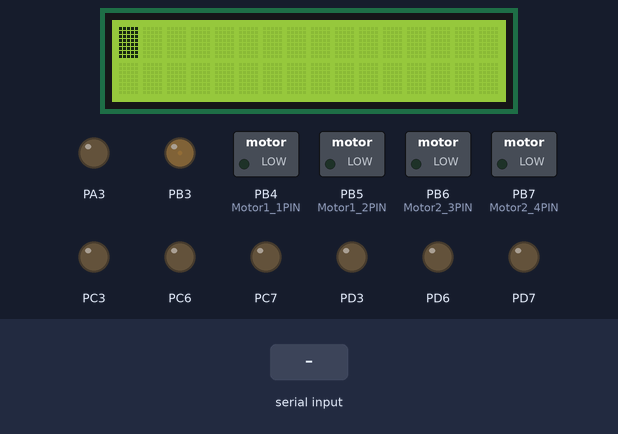
Bench run of a program on a simulated ATmega32, built with avr-gcc and emulated at 16 MHz. On the bench: 16×2 character LCD, switched loads named in the program (green lamp = pin HIGH), output pins drawn as LEDs (lit = HIGH). Wiring (inferred from the names in the program): character LCD (HD44780): RS PB1; R/W PB2; E PB0; data PA4, PA5, PA6, PA7. The test bench sets the inputs (shaded band). Pins used as bus, display or sensor lines are not drawn.

Above: at 1.5 s.
1.6 s: "NB\n" received over Serial
At 3.0 s:
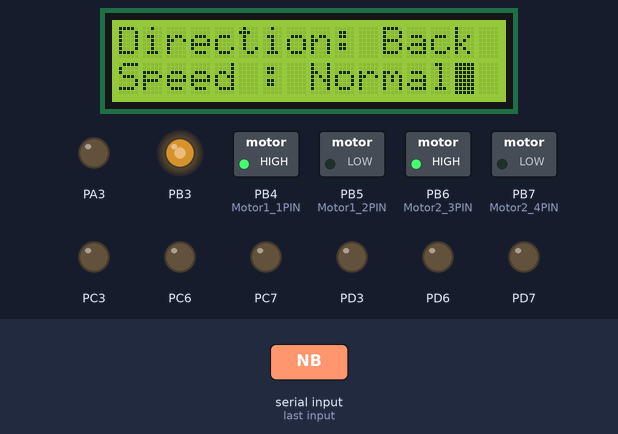
3.3 s: "NF\n" received over Serial
At 3.9 s:
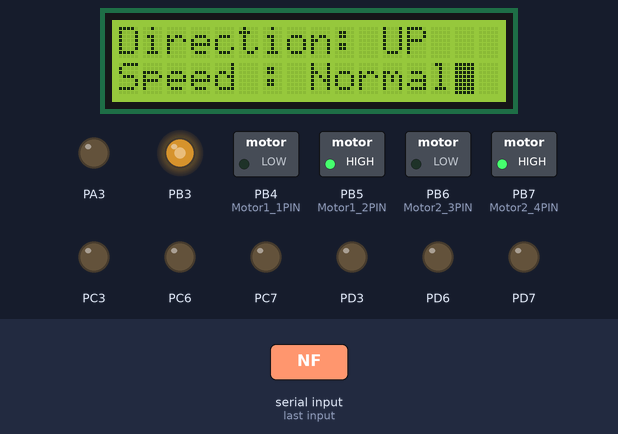
5.0 s: "NR\n" received over Serial
At 6.1 s:
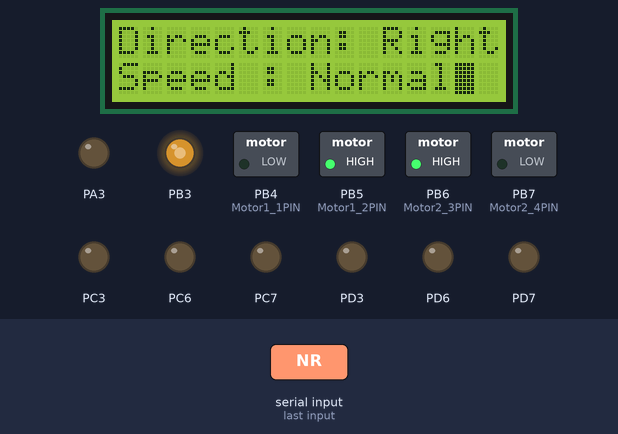
6.7 s: "NL\n" received over Serial
At 8.1 s:
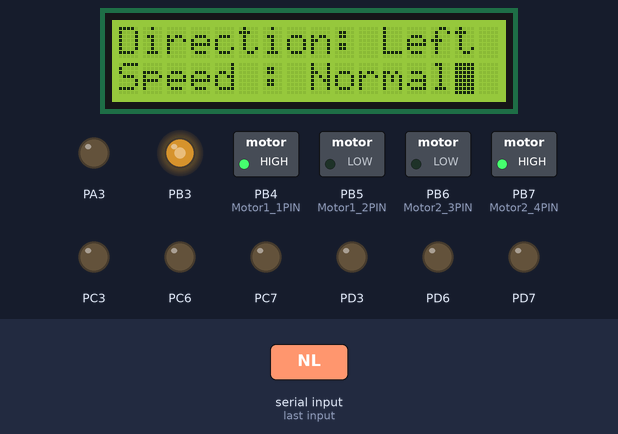
8.4 s: "DB\n" received over Serial
At 9.6 s:
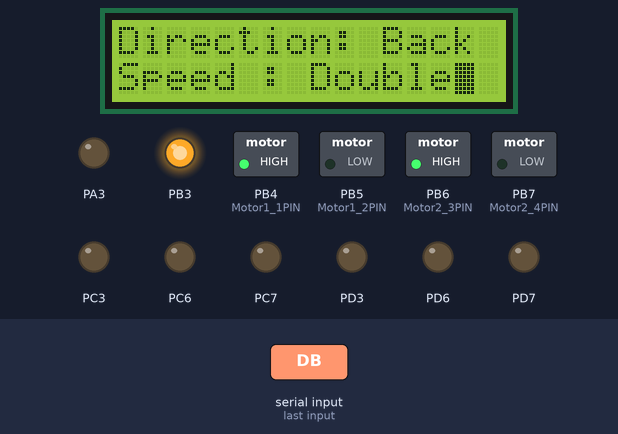
10.1 s: "DF\n" received over Serial
At 11.5 s:
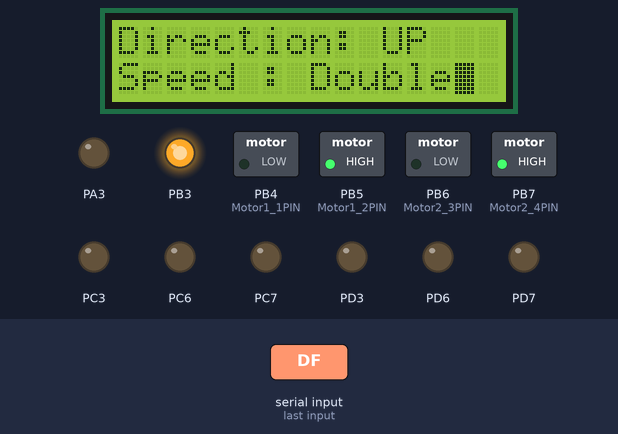
Timing chart, 0 to 12.8 s (numbered marks = the images above; inputs shaded):
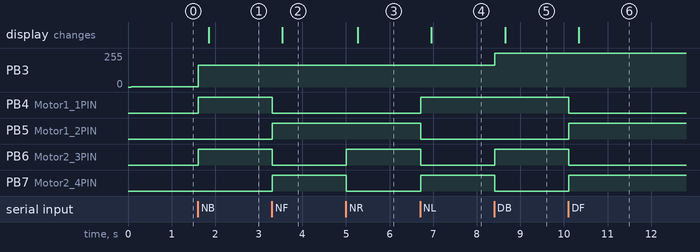

Measured:
- after the input at 1.6 s, PB3: 1/255 → 164/255 at once; PB4 (Motor1_1PIN), PB6 (Motor2_3PIN): LOW → HIGH at once; the display: changes after 0.26 s (image 1)
- after the input at 3.3 s, PB4 (Motor1_1PIN), PB6 (Motor2_3PIN): HIGH → LOW at once; PB5 (Motor1_2PIN), PB7 (Motor2_4PIN): LOW → HIGH at once; the display: changes after 0.24 s (image 2)
- after the input at 5.0 s, PB6 (Motor2_3PIN): LOW → HIGH at once; PB7 (Motor2_4PIN): HIGH → LOW at once; the display: changes after 0.27 s (image 3)
- after the input at 6.7 s, PB4 (Motor1_1PIN), PB7 (Motor2_4PIN): LOW → HIGH at once; PB5 (Motor1_2PIN), PB6 (Motor2_3PIN): HIGH → LOW at once; the display: changes after 0.26 s (image 4)
- after the input at 8.4 s, PB3: 164/255 → 254/255 at once; PB6 (Motor2_3PIN): LOW → HIGH at once; PB7 (Motor2_4PIN): HIGH → LOW at once; the display: changes after 0.26 s (image 5)
- after the input at 10.1 s, PB4 (Motor1_1PIN), PB6 (Motor2_3PIN): HIGH → LOW at once; PB5 (Motor1_2PIN), PB7 (Motor2_4PIN): LOW → HIGH at once; the display: changes after 0.24 s (image 6)

The program:

main.c
```c
/*
 * main.c
 *
 *  Created on: May 30, 2022
 *      Author: DELL
 */

#define CLW		37
#define ACLW	47
#define A		0
#define B		1
#define STOP	4

#include"../Libraries/stdTypes.h"
#include"../Libraries/errorState.h"

#include"../MCAL/DIO/DIO_int.h"
#include "../HAL/LCD/LCD_int.h"
#include "../MCAL/UART/UART_int.h"
#include "../HAL/DcMotor/DCMOTOR_Int.h"

#include <string.h>
#include <util/delay.h>


//************************************************************************Slave***********************************************************************

int main(void){

	DIO_enuInit();
	DCMOTOR_enuInit();
	UART_enuInit();
	LCD_enuInit();

	DIO_enuSetPinDirection(DIO_u8GROUP_D,DIO_u8PIN0,DIO_u8INPUT); 		// SET RX AS INPUT


	DCMOTOR_Start();

	u8 data[2];

	while (1)
	{

		_delay_ms(500);		//to make the reciever more accurate

		DCMOTOR_Start();
		UART_enuRecieveString(&data);		//recieving the data from Master


		if(strcmp(data , "NB")==0){		//for comparising between the recieving data and the condition

			LCD_enuSendCommand(0X01);		//for clearing the LCD
			DCMOTOR_enuSetSpeed(65);
			DCMOTOR_enuSetDirectionAndMotorNum(CLW,A);
			DCMOTOR_enuSetDirectionAndMotorNum(CLW,B);
			LCD_enuSendString("Direction: Back");
			LCD_enuGoToPosition(1,0);		//for moving from the first Row to the second Row
			LCD_enuSendString("Speed : Normal");

		}

		else if(strcmp(data , "NF")==0){

			LCD_enuSendCommand(0X01);
			DCMOTOR_enuSetSpeed(65);
			DCMOTOR_enuSetDirectionAndMotorNum(ACLW,A);
			DCMOTOR_enuSetDirectionAndMotorNum(ACLW,B);
			LCD_enuSendString("Direction: UP");
			LCD_enuGoToPosition(1,0);
			LCD_enuSendString("Speed : Normal");
		}
		else if(strcmp(data , "NR")==0){

			LCD_enuSendCommand(0X01);
			DCMOTOR_enuSetSpeed(65);
			DCMOTOR_enuSetDirectionAndMotorNum(ACLW,A);
			DCMOTOR_enuSetDirectionAndMotorNum(CLW,B);
			LCD_enuSendString("Direction: Right");
			LCD_enuGoToPosition(1,0);
			LCD_enuSendString("Speed : Normal");
		}
		else if(strcmp(data , "NL")==0){

			LCD_enuSendCommand(0X01);
			DCMOTOR_enuSetSpeed(65);
			DCMOTOR_enuSetDirectionAndMotorNum(CLW,A);
			DCMOTOR_enuSetDirectionAndMotorNum(ACLW,B);
			LCD_enuSendString("Direction: Left");
			LCD_enuGoToPosition(1,0);
			LCD_enuSendString("Speed : Normal");
		}
		else if(strcmp(data , "DB")==0){

			LCD_enuSendCommand(0X01);
			DCMOTOR_enuSetSpeed(100);
			DCMOTOR_enuSetDirectionAndMotorNum(CLW,A);
			DCMOTOR_enuSetDirectionAndMotorNum(CLW,B);
			LCD_enuSendString("Direction: Back");
			LCD_enuGoToPosition(1,0);
			LCD_enuSendString("Speed : Double");

		}

		else if(strcmp(data , "DF")==0){

			LCD_enuSendCommand(0X01);
			DCMOTOR_enuSetSpeed(100);
			DCMOTOR_enuSetDirectionAndMotorNum(ACLW,A);
			DCMOTOR_enuSetDirectionAndMotorNum(ACLW,B);
			LCD_enuSendString("Direction: UP");
			LCD_enuGoToPosition(1,0);
			LCD_enuSendString("Speed : Double");
		}
		else if(strcmp(data , "DR")==0){

			LCD_enuSendCommand(0X01);
			DCMOTOR_enuSetSpeed(100);
			DCMOTOR_enuSetDirectionAndMotorNum(ACLW,A);
			DCMOTOR_enuSetDirectionAndMotorNum(CLW,B);
			LCD_enuSendString("Direction: Right");
			LCD_enuGoToPosition(1,0);
			LCD_enuSendString("Speed : Double");
		}
		else if(strcmp(data , "DL")==0){

			LCD_enuSendCommand(0X01);
			DCMOTOR_enuSetSpeed(100);
			DCMOTOR_enuSetDirectionAndMotorNum(CLW,A);
			DCMOTOR_enuSetDirectionAndMotorNum(ACLW,B);
			LCD_enuSendString("Direction: Left");
			LCD_enuGoToPosition(1,0);
			LCD_enuSendString("Speed : Double");

		}
		else if(strcmp(data , "ST")==0){
			LCD_enuSendCommand(0X01);
			DCMOTOR_enuSetDirectionAndMotorNum(STOP,A);
			DCMOTOR_enuSetDirectionAndMotorNum(STOP,B);
			LCD_enuGoToPosition(0,7);		//for moving from the column num(0)to the column num(7)
			LCD_enuSendString("CAR");
			LCD_enuGoToPosition(1,3);		//for moving from the first Row to the second Row,from the column num(0)to the column num(3)
			LCD_enuSendString("IS STOPPED");


		}


	}

}
```

errorState.h
```c
/*
 * errorState.h
 *
 *  Created on: May 28, 2022
 *      Author: Ahmed El-Gaafrawy
 */

#ifndef ERRORSTATE_H_
#define ERRORSTATE_H_

typedef enum
{
	ES_OK,
	ES_NOK,
	ES_OUT_OF_RANGE,
	ES_NULL_POINTER
}ES_t;

#endif /* ERRORSTATE_H_ */
```

DCMOTOR_Config.h
```c
/*
 * DCMOTOR_Config.h
 *
 *  Created on: Aug 3, 2022
 *      Author: DELL
 */

#ifndef HAL_DCMOTOR_DCMOTOR_CONFIG_H_
#define HAL_DCMOTOR_DCMOTOR_CONFIG_H_

#define Motor1_1GRP			DIO_u8GROUP_B
#define Motor1_1PIN			DIO_u8PIN4			//DIO_u8PIN0
#define Motor1_2GRP			DIO_u8GROUP_B
#define Motor1_2PIN			DIO_u8PIN5			//DIO_u8PIN1

#define Motor2_3GRP			DIO_u8GROUP_B
#define Motor2_3PIN			DIO_u8PIN6			//DIO_u8PIN2
#define Motor2_4GRP			DIO_u8GROUP_B
#define Motor2_4PIN			DIO_u8PIN7			//DIO_u8PIN4


#endif /* HAL_DCMOTOR_DCMOTOR_CONFIG_H_ */
```

LCD_config.h
```c
/*
 * LCD_config.h
 *
 *  Created on: Jun 4, 2022
 *      Author: Ahmed El-Gaafrawy
 */

#ifndef HAL_LCD_LCD_CONFIG_H_
#define HAL_LCD_LCD_CONFIG_H_

/*			LCD MODE [  EIGHT_BIT     FOUR_BIT  ]      */
#define LCD_MODE 			FOUR_BIT

/*				Control Pins				*/
#define RS_GRP				DIO_u8GROUP_B
#define RS_PIN				DIO_u8PIN1

#define RW_GRP				DIO_u8GROUP_B
#define RW_PIN				DIO_u8PIN2

#define EN_GRP				DIO_u8GROUP_B
#define EN_PIN				DIO_u8PIN0					//DIO_u8PIN3

/* 					Data PIN			*/

#define D7_GRP				DIO_u8GROUP_A
#define D7_PIN				DIO_u8PIN7


#define D6_GRP				DIO_u8GROUP_A
#define D6_PIN				DIO_u8PIN6


#define D5_GRP				DIO_u8GROUP_A
#define D5_PIN				DIO_u8PIN5


#define D4_GRP				DIO_u8GROUP_A
#define D4_PIN				DIO_u8PIN4


#define D3_GRP				DIO_u8GROUP_C
#define D3_PIN				DIO_u8PIN3


#define D2_GRP				DIO_u8GROUP_C
#define D2_PIN				DIO_u8PIN7


#define D1_GRP				DIO_u8GROUP_C
#define D1_PIN				DIO_u8PIN6


#define D0_GRP				DIO_u8GROUP_C
#define D0_PIN				DIO_u8PIN0


#endif /* HAL_LCD_LCD_CONFIG_H_ */
```

DCMOTOR_Int.h
```c
/*
 * DCMOTOR_Int.h
 *
 *  Created on: Aug 3, 2022
 *      Author: DELL
 */

#ifndef HAL_DCMOTOR_DCMOTOR_INT_H_
#define HAL_DCMOTOR_DCMOTOR_INT_H_


ES_t DCMOTOR_enuInit(void);

ES_t DCMOTOR_enuSetDirectionAndMotorNum(u8 Copy_u8Direction,u8 Copy_u8MotorNumber);

ES_t DCMOTOR_enuSetSpeed(u8 Copy_u8Speed);

ES_t DCMOTOR_Start(void);

ES_t DCMOTOR_Stop(void);


#endif /* HAL_DCMOTOR_DCMOTOR_INT_H_ */
```

DCMOTOR_Priv.h
```c
/*
 * DCMOTOR_Priv.h
 *
 *  Created on: Aug 3, 2022
 *      Author: DELL
 */

#ifndef HAL_DCMOTOR_DCMOTOR_PRIV_H_
#define HAL_DCMOTOR_DCMOTOR_PRIV_H_

#define CLW		37
#define ACLW	47
#define A		0
#define B		1
#define STOP	4

#endif /* HAL_DCMOTOR_DCMOTOR_PRIV_H_ */
```

DCMOTOR_Prog.c
```c
/*
 * DCMOTOR_Prog.c
 *
 *  Created on: Aug 3, 2022
 *      Author: DELL
 */
#include"../../Libraries/errorState.h"
#include"../../Libraries/stdTypes.h"

#include "../../MCAL/DIO/DIO_int.h"
#include "../../MCAL/PWM0/PWM_Int.h"

#include"DCMOTOR_Config.h"
#include"DCMOTOR_Priv.h"

ES_t DCMOTOR_enuInit(void){
	ES_t Local_enuErrorState =ES_NOK;
	DIO_enuSetPinDirection(Motor1_1GRP,Motor1_1PIN,DIO_u8OUTPUT);
	DIO_enuSetPinDirection(Motor1_2GRP,Motor1_2PIN,DIO_u8OUTPUT);
	DIO_enuSetPinDirection(Motor2_3GRP,Motor2_3PIN,DIO_u8OUTPUT);
	DIO_enuSetPinDirection(Motor2_4GRP,Motor2_4PIN,DIO_u8OUTPUT);

	PWM0_enuInit();

	return Local_enuErrorState ;
}

ES_t DCMOTOR_enuSetDirectionAndMotorNum(u16 Copy_u8Direction,u8 Copy_u8MotorNumber){
	ES_t Local_enuErrorState =ES_NOK;

	switch (Copy_u8MotorNumber){
		case A :			//MOTOR A

			switch(Copy_u8Direction){
				case CLW :
					DIO_enuSetPinValue(Motor1_1GRP,Motor1_1PIN,DIO_u8HIGH);
					DIO_enuSetPinValue(Motor1_2GRP,Motor1_2PIN,DIO_u8LOW);
					break;

				case ACLW:
					DIO_enuSetPinValue(Motor1_1GRP,Motor1_1PIN,DIO_u8LOW);
					DIO_enuSetPinValue(Motor1_2GRP,Motor1_2PIN,DIO_u8HIGH);
					break;
				case STOP :
					DIO_enuSetPinValue(Motor1_1GRP,Motor1_1PIN,DIO_u8LOW);
					DIO_enuSetPinValue(Motor1_2GRP,Motor1_2PIN,DIO_u8LOW);
					break;

				default:
					break;
			}
			break;
		case B:					//MOTOR B
			switch(Copy_u8Direction){
				case CLW :
					DIO_enuSetPinValue(Motor2_3GRP,Motor2_3PIN,DIO_u8HIGH);
					DIO_enuSetPinValue(Motor2_4GRP,Motor2_4PIN,DIO_u8LOW);
					break;

				case ACLW:
					DIO_enuSetPinValue(Motor2_3GRP,Motor2_3PIN,DIO_u8LOW);
					DIO_enuSetPinValue(Motor2_4GRP,Motor2_4PIN,DIO_u8HIGH);
					break;
				case STOP:
					DIO_enuSetPinValue(Motor2_3GRP,Motor2_3PIN,DIO_u8LOW);
					DIO_enuSetPinValue(Motor2_4GRP,Motor2_4PIN,DIO_u8LOW);
					break;
				default:
					break;
			}
			break;

		default:
				break;

	}


	Local_enuErrorState =ES_OK;
	return Local_enuErrorState ;
}
ES_t DCMOTOR_enuSetSpeed(u8 Copy_u8Speed){
	ES_t Local_enuErrorState =ES_NOK;
	PWM0_enuSetDutyCycle(Copy_u8Speed);
	return Local_enuErrorState ;

}

ES_t DCMOTOR_Start(void){
	ES_t Local_enuErrorState =ES_NOK;
	PWM0_Start();
	return Local_enuErrorState ;

}

ES_t DCMOTOR_Stop(void){
	ES_t Local_enuErrorState =ES_NOK;
	PWM0_Stop();
	return Local_enuErrorState ;
}
```

LCD_int.h
```c
/*
 * LCD_int.h
 *
 *  Created on: Jun 4, 2022
 *      Author: Ahmed El-Gaafrawy
 */

#ifndef HAL_LCD_LCD_INT_H_
#define HAL_LCD_LCD_INT_H_

ES_t LCD_enuInit(void);

ES_t LCD_enuSendData(u8 Copy_u8Data);

ES_t LCD_enuSendCommand(u8 Copy_u8Cmnd);

ES_t LCD_enuSendString(const char * Copy_pcString);

ES_t LCD_enuGoToPosition(u8 Copy_u8Row , u8 Copy_u8Column);

ES_t LCD_enuStoreCustom(u8* Copy_pu8Pattern , u8 Copy_u8CGRamIndex);

ES_t LCD_enuDisplayCustom(u8 Copy_u8CGRamIndex);

ES_t LCD_enuSendIntegerNum(s32 Copy_s32Num);
#endif /* HAL_LCD_LCD_INT_H_ */
```

LCD_priv.h
```c
/*
 * LCD_priv.h
 *
 *  Created on: Jun 4, 2022
 *      Author: Ahmed El-Gaafrawy
 */

#ifndef HAL_LCD_LCD_PRIV_H_
#define HAL_LCD_LCD_PRIV_H_

static ES_t LCD_enuWriteNLatch(u8 Copy_u8Byte);

#define EIGHT_BIT			65
#define FOUR_BIT			56

#endif /* HAL_LCD_LCD_PRIV_H_ */
```

LCD_prog.c
```c
/*
 * LCD_prog.c
 *
 *  Created on: Jun 4, 2022
 *      Author: Ahmed El-Gaafrawy
 */
#include "../../Libraries/stdTypes.h"
#include "../../Libraries/errorState.h"


#include "../../MCAL/DIO/DIO_int.h"

#include "LCD_config.h"
#include "LCD_priv.h"

#include <util/delay.h>


ES_t LCD_enuInit(void)
{
	ES_t Local_enuErrorState = ES_NOK;

	_delay_ms(35);
	DIO_enuSetPinDirection(RS_GRP , RS_PIN , DIO_u8OUTPUT);
	DIO_enuSetPinDirection(RW_GRP , RW_PIN , DIO_u8OUTPUT);
	DIO_enuSetPinDirection(EN_GRP , EN_PIN , DIO_u8OUTPUT);

	DIO_enuSetPinDirection(D7_GRP , D7_PIN , DIO_u8OUTPUT);
	DIO_enuSetPinDirection(D6_GRP , D6_PIN , DIO_u8OUTPUT);
	DIO_enuSetPinDirection(D5_GRP , D5_PIN , DIO_u8OUTPUT);
	DIO_enuSetPinDirection(D4_GRP , D4_PIN , DIO_u8OUTPUT);

#if LCD_MODE == EIGHT_BIT

	DIO_enuSetPinDirection(D3_GRP , D3_PIN , DIO_u8OUTPUT);
	DIO_enuSetPinDirection(D2_GRP , D2_PIN , DIO_u8OUTPUT);
	DIO_enuSetPinDirection(D1_GRP , D1_PIN , DIO_u8OUTPUT);
	DIO_enuSetPinDirection(D0_GRP , D0_PIN , DIO_u8OUTPUT);

	DIO_enuSetPinValue(RS_GRP , RS_PIN , DIO_u8LOW);
	LCD_enuWriteNLatch(0x38);

#elif LCD_MODE == FOUR_BIT
	DIO_enuSetPinValue(RS_GRP , RS_PIN , DIO_u8LOW);

	DIO_enuSetPinValue(D7_GRP , D7_PIN ,  0 );
	DIO_enuSetPinValue(D6_GRP , D6_PIN ,  0 );
	DIO_enuSetPinValue(D5_GRP , D5_PIN ,  1 );
	DIO_enuSetPinValue(D4_GRP , D4_PIN ,  0 );

	DIO_enuSetPinValue(EN_GRP , EN_PIN ,  DIO_u8HIGH );
	_delay_ms (2);
	DIO_enuSetPinValue(EN_GRP , EN_PIN ,  DIO_u8LOW );
	_delay_ms (2);

	LCD_enuWriteNLatch(0x28);

#else
#error "LCD mode is wrong ya 7ayawan"
#endif

	//display control
	DIO_enuSetPinValue(RS_GRP , RS_PIN , DIO_u8LOW);
	LCD_enuWriteNLatch(0x0F);

	//clear display control
	DIO_enuSetPinValue(RS_GRP , RS_PIN , DIO_u8LOW);
	LCD_enuWriteNLatch(0x1);

	//entry set
	DIO_enuSetPinValue(RS_GRP , RS_PIN , DIO_u8LOW);
	LCD_enuWriteNLatch(0x6);

	return Local_enuErrorState;
}

ES_t LCD_enuSendData(u8 Copy_u8Data)
{
	ES_t Local_enuErrorState = ES_NOK;

	DIO_enuSetPinValue(RS_GRP , RS_PIN , DIO_u8HIGH);
	LCD_enuWriteNLatch(Copy_u8Data);

	return Local_enuErrorState;
}

ES_t LCD_enuSendCommand(u8 Copy_u8Cmnd)
{
	ES_t Local_enuErrorState = ES_NOK;

	DIO_enuSetPinValue(RS_GRP , RS_PIN , DIO_u8LOW);
	//SEND DATA & LATCH
	LCD_enuWriteNLatch(Copy_u8Cmnd);

	return Local_enuErrorState;
}

ES_t LCD_enuSendString(const char * Copy_pcString)
{
	if (Copy_pcString != NULL)
	{
		while (*Copy_pcString)
		{
			LCD_enuSendData(*Copy_pcString++);
		}
	}
}

ES_t LCD_enuGoToPosition(u8 Copy_u8Row , u8 Copy_u8Column){
	ES_t Local_enuErrorState = ES_NOK;
	if(Copy_u8Row<2 && Copy_u8Column<16){
		u8 address = Copy_u8Row * 0x40 +Copy_u8Column; // row one:0x00 to 0x0f,row two :0x40 to 0x4f
		address|=(1<<7);                             //for set an address location you must set 1 in pin 7 in the address
		LCD_enuSendCommand(address);
		Local_enuErrorState = ES_OK;

	}


	return Local_enuErrorState;
}

ES_t LCD_enuStoreCustom(u8* Copy_pu8Pattern , u8 Copy_u8CGRamIndex){
	ES_t Local_enuErrorState = ES_NOK;
	u8 address;
	u8 index=0;
	if(Copy_u8CGRamIndex<8){           //CGRAM contain 8 locations.
		address= Copy_u8CGRamIndex * 8;
		address|=(1<<6);      //set CGRAM Address
		LCD_enuSendCommand(address);
		for(;index<8;index++){
			LCD_enuSendData(Copy_pu8Pattern[index]);
		}
		Local_enuErrorState = ES_OK;
	}
	LCD_enuSendCommand(0x02);
	return Local_enuErrorState ;
}

ES_t LCD_enuDisplayCustom(u8 Copy_u8CGRamIndex){
	LCD_enuSendData(Copy_u8CGRamIndex);
	return ES_OK;
}

ES_t LCD_enuSendIntegerNum(s32 Copy_s32Num){
	ES_t Local_enuErrorState = ES_NOK;
	u8 num[13]={0} , digit=0 , modelus;
	s32 reminder =Copy_s32Num;
	if(Copy_s32Num != 0){
		if(Copy_s32Num < 0){
			LCD_enuSendData('-');
			Copy_s32Num*=-1;
			reminder*=-1;
		}
		while(Copy_s32Num){
			digit++;
			Copy_s32Num/=10;
		}
		Copy_s32Num=reminder;
		while(Copy_s32Num){
			modelus=Copy_s32Num % 10;
			num[digit-1]=modelus+'0';
			Copy_s32Num/=10;
			digit--;
		}
		while(num[digit]){
			LCD_enuSendData(num[digit++]);
		}
	}
	else{
		LCD_enuSendData('0');
		Local_enuErrorState = ES_OK;

	}

	return Local_enuErrorState;

}

static ES_t LCD_enuWriteNLatch(u8 Copy_u8Byte)
{
	DIO_enuSetPinValue( RW_GRP , RW_PIN , DIO_u8LOW); //RW
	DIO_enuSetPinValue( EN_GRP , EN_PIN , DIO_u8LOW); //EN

#if LCD_MODE == EIGHT_BIT

	DIO_enuSetPinValue(D7_GRP , D7_PIN ,  ((Copy_u8Byte >> 7) & 1) );
	DIO_enuSetPinValue(D6_GRP , D6_PIN ,  ((Copy_u8Byte >> 6) & 1) );
	DIO_enuSetPinValue(D5_GRP , D5_PIN ,  ((Copy_u8Byte >> 5) & 1) );
	DIO_enuSetPinValue(D4_GRP , D4_PIN ,  ((Copy_u8Byte >> 4) & 1) );
	DIO_enuSetPinValue(D3_GRP , D3_PIN ,  ((Copy_u8Byte >> 3) & 1) );
	DIO_enuSetPinValue(D2_GRP , D2_PIN ,  ((Copy_u8Byte >> 2) & 1) );
	DIO_enuSetPinValue(D1_GRP , D1_PIN ,  ((Copy_u8Byte >> 1) & 1) );
	DIO_enuSetPinValue(D0_GRP , D0_PIN ,  ((Copy_u8Byte >> 0) & 1) );


	DIO_enuSetPinValue(EN_GRP , EN_PIN ,  DIO_u8HIGH );
	_delay_ms (2);
	DIO_enuSetPinValue(EN_GRP , EN_PIN ,  DIO_u8LOW );
	_delay_ms (2);


#elif LCD_MODE == FOUR_BIT

	DIO_enuSetPinValue(D7_GRP , D7_PIN ,  ((Copy_u8Byte >> 7) & 1) );
	DIO_enuSetPinValue(D6_GRP , D6_PIN ,  ((Copy_u8Byte >> 6) & 1) );
	DIO_enuSetPinValue(D5_GRP , D5_PIN ,  ((Copy_u8Byte >> 5) & 1) );
	DIO_enuSetPinValue(D4_GRP , D4_PIN ,  ((Copy_u8Byte >> 4) & 1) );

	DIO_enuSetPinValue(EN_GRP , EN_PIN ,  DIO_u8HIGH );
	_delay_ms (2);
	DIO_enuSetPinValue(EN_GRP , EN_PIN ,  DIO_u8LOW );
	_delay_ms (2);

	DIO_enuSetPinValue(D7_GRP , D7_PIN ,  ((Copy_u8Byte >> 3) & 1) );
	DIO_enuSetPinValue(D6_GRP , D6_PIN ,  ((Copy_u8Byte >> 2) & 1) );
	DIO_enuSetPinValue(D5_GRP , D5_PIN ,  ((Copy_u8Byte >> 1) & 1) );
	DIO_enuSetPinValue(D4_GRP , D4_PIN ,  ((Copy_u8Byte >> 0) & 1) );


	DIO_enuSetPinValue(EN_GRP , EN_PIN ,  DIO_u8HIGH );
	_delay_ms (2);
	DIO_enuSetPinValue(EN_GRP , EN_PIN ,  DIO_u8LOW );
	_delay_ms (2);

#else
#error "LCD mode is wrong ya 7ayawan"
#endif

}
```

stdTypes.h
```c
/*
 * stdTypes.h
 *
 *  Created on	: Mar 31, 2020
 *  Version		: 1.0.0
 *  Author		: Ahmed El-Gaafarwy
 */

#ifndef STDTYPES_H_
#define STDTYPES_H_

/*typedef <dataType> <newName>*/

typedef unsigned char         u8   ;
typedef unsigned short int    u16  ;
typedef unsigned long int     u32  ;
typedef unsigned long long    u64  ;

typedef signed char           s8   ;
typedef signed short int      s16  ;
typedef signed long int       s32  ;
typedef signed long long      s64  ;

typedef float                 f32  ;
typedef double                f64  ;
typedef long double           f80  ;

#define NULL				(void*)0


#endif /* STDTYPES_H_ */
```

DIO_config.h
```c
/*
 * DIO_config.h
 *
 *  Created on: May 28, 2022
 *      Author: Ahmed El-Gaafrawy
 */

#ifndef DIO_CONFIG_H_
#define DIO_CONFIG_H_
//                please put pin direcrion :
//            if the pin is input put (DIO_u8INPUT),else put (DIO_u8OUTPUT)

#define DIO_u8PA0DIR		DIO_u8INPUT
#define DIO_u8PA1DIR		DIO_u8INPUT
#define DIO_u8PA2DIR		DIO_u8INPUT
#define DIO_u8PA3DIR		DIO_u8OUTPUT
#define DIO_u8PA4DIR		DIO_u8INPUT
#define DIO_u8PA5DIR		DIO_u8INPUT
#define DIO_u8PA6DIR		DIO_u8OUTPUT
#define DIO_u8PA7DIR		DIO_u8OUTPUT

#define DIO_u8PB0DIR		DIO_u8INPUT
#define DIO_u8PB1DIR		DIO_u8INPUT
#define DIO_u8PB2DIR		DIO_u8INPUT
#define DIO_u8PB3DIR		DIO_u8OUTPUT
#define DIO_u8PB4DIR		DIO_u8INPUT
#define DIO_u8PB5DIR		DIO_u8INPUT
#define DIO_u8PB6DIR		DIO_u8OUTPUT
#define DIO_u8PB7DIR		DIO_u8OUTPUT

#define DIO_u8PC0DIR		DIO_u8INPUT
#define DIO_u8PC1DIR		DIO_u8INPUT
#define DIO_u8PC2DIR		DIO_u8INPUT
#define DIO_u8PC3DIR		DIO_u8OUTPUT
#define DIO_u8PC4DIR		DIO_u8INPUT
#define DIO_u8PC5DIR		DIO_u8INPUT
#define DIO_u8PC6DIR		DIO_u8OUTPUT
#define DIO_u8PC7DIR		DIO_u8OUTPUT

#define DIO_u8PD0DIR		DIO_u8INPUT
#define DIO_u8PD1DIR		DIO_u8INPUT
#define DIO_u8PD2DIR		DIO_u8INPUT
#define DIO_u8PD3DIR		DIO_u8OUTPUT
#define DIO_u8PD4DIR		DIO_u8INPUT
#define DIO_u8PD5DIR		DIO_u8INPUT
#define DIO_u8PD6DIR		DIO_u8OUTPUT
#define DIO_u8PD7DIR		DIO_u8OUTPUT

#endif /* DIO_CONFIG_H_ */
```

DIO_int.h
```c
/*
 * DIO_int.h
 *
 *  Created on: May 28, 2022
 *      Author: Ahmed El-Gaafrawy
 */

#ifndef DIO_INT_H_
#define DIO_INT_H_

ES_t DIO_enuInit(void);

ES_t DIO_enuSetPinDirection(u8 Copy_u8GroupID, u8 Copy_u8PinID, u8 Copy_u8Direction);

ES_t DIO_enuSetPinValue(u8 Copy_u8GroupID, u8 Copy_u8PinID, u8 Copy_u8Value);

ES_t DIO_enuTogglePinValue(u8 Copy_u8GroupID, u8 Copy_u8PinID);

ES_t DIO_enuGetPinValue(u8 Copy_u8GroupID, u8 Copy_u8PinID, u8 * Copy_u8PinValue);


#define DIO_u8GROUP_A 			0
#define DIO_u8GROUP_B			1
#define DIO_u8GROUP_C			2
#define DIO_u8GROUP_D			3


#define DIO_u8PIN0				0
#define DIO_u8PIN1				1
#define DIO_u8PIN2				2
#define DIO_u8PIN3				3
#define DIO_u8PIN4				4
#define DIO_u8PIN5				5
#define DIO_u8PIN6				6
#define DIO_u8PIN7				7

#define DIO_u8OUTPUT		    1
#define DIO_u8INPUT		    	0

#define DIO_u8HIGH				1
#define DIO_u8PULLUP			1

#define DIO_u8LOW				0
#define DIO_u8FLOAT				0


#endif /* DIO_INT_H_ */
```

Source omitted: DIO_priv.h (1079 bytes), DIO_prog2.c (8643 bytes), PWM_Config.h (397 bytes), PWM_Int.h (291 bytes), PWM_Priv.h (535 bytes), PWM_Prog.c (1953 bytes), UART_config.h (458 bytes), UART_int.h (365 bytes), UART_priv.h (716 bytes), UART_prog.c (2622 bytes)
